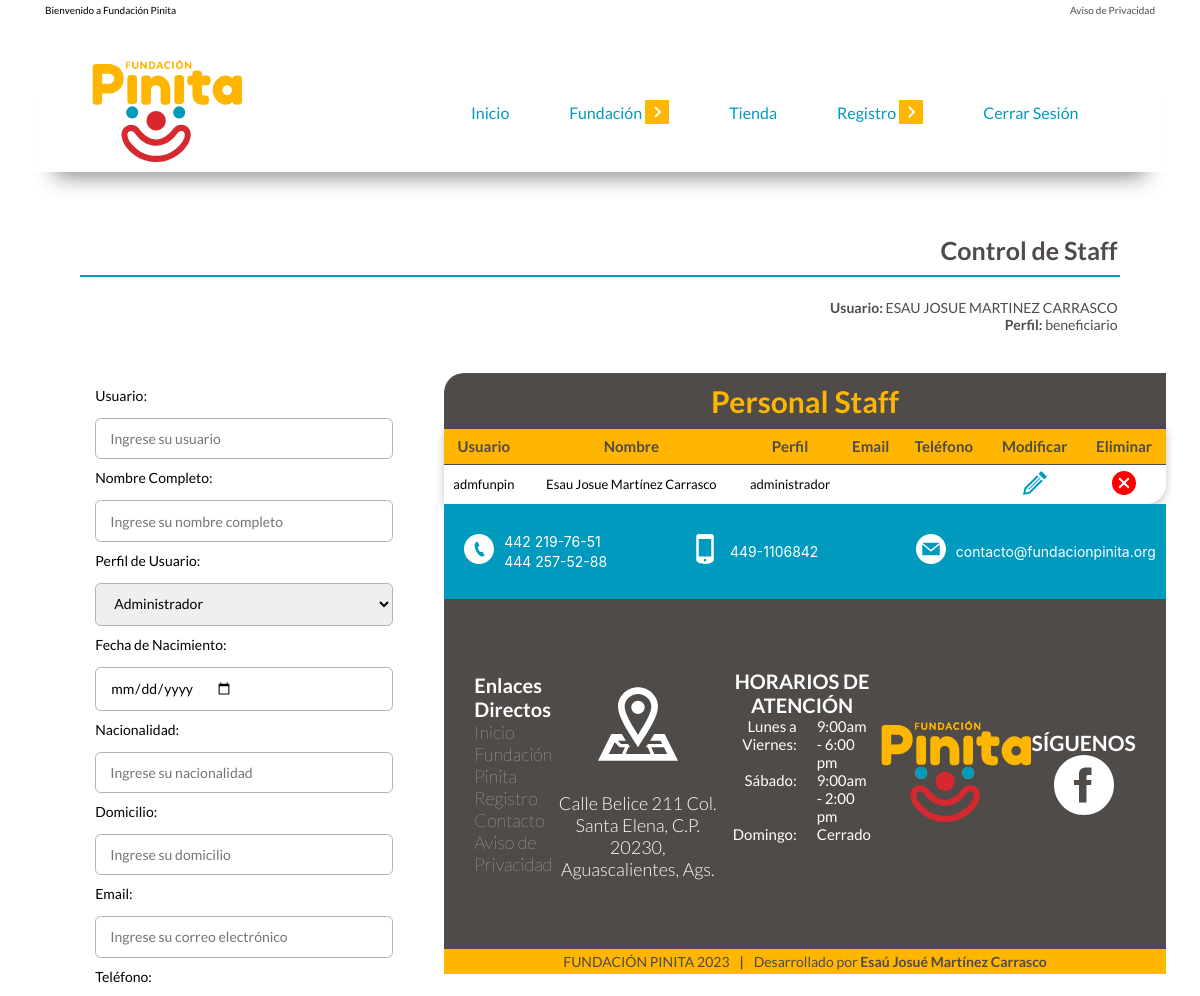
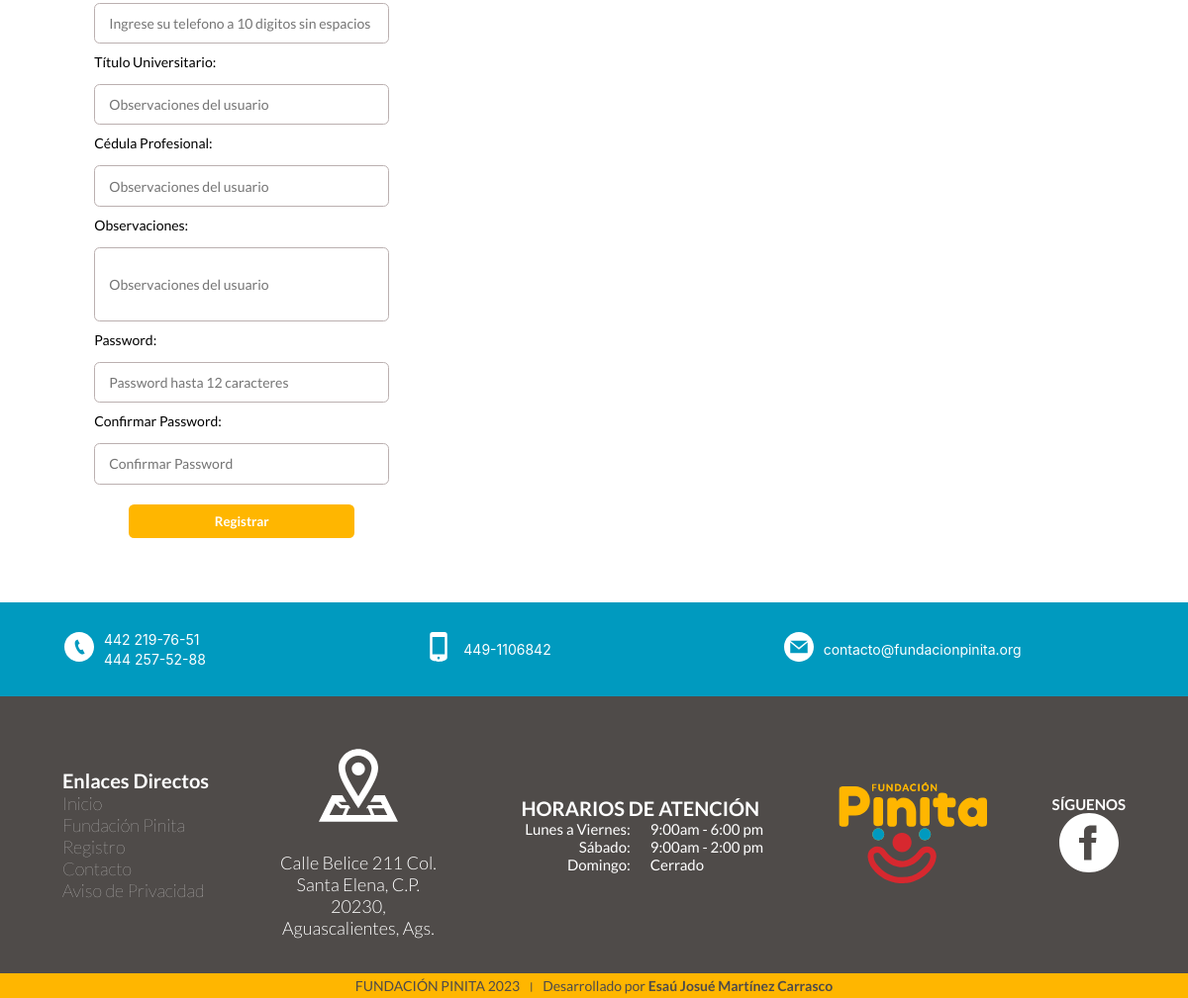
The app's page /ctrl_staff.php (signed in) with its own data (2 pictures, top to bottom).
### tables this page shows
CREATE TABLE `staff` (
  `id_staff` varchar(12) NOT NULL,
  `password` varchar(12) NOT NULL,
  `nombre` varchar(80) NOT NULL,
  `perfil` varchar(20) NOT NULL,
  `direccion` varchar(120) NOT NULL,
  `email` varchar(40) NOT NULL,
  `telefono` varchar(10) NOT NULL,
  `fecha_nacimiento` date NOT NULL,
  `nacionalidad` varchar(40) NOT NULL,
  `observaciones` varchar(180) NOT NULL,
  `titulo_universitario` varchar(80) NOT NULL,
  `cedula` varchar(20) NOT NULL
);

### ctrl_staff.php (the view, shortened to what this page needs)
<?php
if(!isset($_SESSION['usuario'])){
    header('Location: login.php');
}elseif(isset($_SESSION['usuario'])){
include 'components/head.php';
include './model/conexion.php'
?>
 <div class="title__box">
    <h2 class="title__box__title">Control de Staff</h2>
    <div class="title__box__usr">
        <p class="title__box__usr-name"><strong>Usuario:</strong>  <?php  echo $_SESSION['nombreUsr'] ?></p>
        <p class="title__box__usr-perfil"><strong>Perfil:</strong> <?php  echo $_SESSION['perfilUsr'] ?></p>
    </div>
</div>
<div class="content">
    <div class="content__form">
        <form action="insert_staff.php" class="content__form" method="POST">
        <div class="content__form__box">
            <label class="content__form__box-label" for="txtUser">Usuario: </label>
            <input type="text" placeholder="Ingrese su usuario" name="staff_usuario" class="content__form__box-input" id="txtUser" required maxlength="12">
        </div>
        <div class="content__form__box">
            <label class="content__form__box-label" for="txtNombre">Nombre Completo: </label>
            <input type="text" placeholder="Ingrese su nombre completo" name="staff_nombre" class="content__form__box-input" id="txtNombre" required>
        </div>
        <div class="content__form__box">
            <label class="content__form__box-label" for="selectTipoUser"">Perfil de Usuario: </label>
            <select name="staff_perfilUsuario" class="content__form__box-input" id="selectTipoUser">
                <option value="administrador">Administrador</option>
            </select>
        </div>
        <div class="content__form__box">
            <label class="content__form__box-label" for="txtfnacimiento">Fecha de Nacimiento: </label>
            <input type="date" placeholder="Ingrese la fecha de nacimiento" name="staff_fnacimiento" class="content__form__box-input" id="txtfnacimiento" required>
        </div>
        <div class="content__form__box">
            <label class="content__form__box-label" for="txtNacionalidad">Nacionalidad: </label>
            <input type="text" placeholder="Ingrese su nacionalidad" name="staff_nacionalidad" class="content__form__box-input" id="txtNacionalidad" required>
        </div>
        <div class="content__form__box">
            <label class="content__form__box-label" for="txtDomicilio">Domicilio: </label>
            <input type="text" placeholder="Ingrese su domicilio" name="staff_domicilio" class="content__form__box-input" id="txtDomicilio" required>
        </div>
        <div class="content__form__box">
            <label class="content__form__box-label" for="txtDomicilio">Email: </label>
            <input type="email" placeholder="Ingrese su correo electrónico" name="staff_email" class="content__form__box-input" id="txtDomicilio" required>
        </div>
        <div class="content__form__box">
            <label class="content__form__box-label" for="txtTelefono">Teléfono: </label>
            <input type="tel" placeholder="Ingrese su telefono a 10 digitos sin espacios" name="staff_telefono" class="content__form__box-input" id="txtTelefono" required maxlength="10">
        </div>
        <div class="content__form__box">
            <label class="content__form__box-label" for="txtObservaciones">Título Universitario: </label>
            <input type="text" placeholder="Observaciones del usuario" name="staff_TituloUniversitario" class="content__form__box-input" id="txtTituloUniversitario" required>
        </div>
        <div class="content__form__box">
            <label class="content__form__box-label" for="txtObservaciones">Cédula Profesional: </label>
            <input type="text" placeholder="Observaciones del usuario" name="staff_cedula" class="content__form__box-input" id="txtCedula" required>
        </div>
        <div class="content__form__box">
            <label class="content__form__box-label" for="txtObservaciones">Observaciones: </label>
            <input type="text" placeholder="Observaciones del usuario" name="staff_Observaciones" class="content__form__box-input input-observaciones" id="txtObservaciones" required>
        </div>
        <div class="content__form__box">
            <label class="content__form__box-label" for="txtPass1">Password: </label>
            <input type="password" placeholder="Password hasta 12 caracteres" name="password1" class="content__form__box-input" id="txtPass1" required maxlength="12">
        </div>
        <div class="content__form__box">
            <label class="content__form__box-label" for="txtPass2">Confirmar Password: </label>
            <input type="password" placeholder="Confirmar Password" name="password2" class="content__form__box-input" id="txtPass2" required maxlength="12">
        </div>
        <div class="content__form__box">
            <button type="submit" value="" class="content__form__box-cta">Registrar</button>
        </div>
        </form>
    </div>
  <div class="content__list">
    <?php
    $consulta = $bd->query("SELECT id_staff, nombre, perfil, email, telefono FROM staff ORDER BY id_staff");
      $staff = $consulta->fetchAll(PDO::FETCH_OBJ);
    ?>
    <section class="content__list__section">
      <h3>Personal Staff</h3>
        <?php
        if(!$staff){
            echo 'No existen personal de staff ';
        }else{
            ?>
          <table class="content__list__section-table">
              <thead>
                  <tr>
                  <th>Usuario</th>
                  <th>Nombre</th>
                  <th>Perfil</th>
                  <th>Email</th>
                  <th>Teléfono</th>
                  <th>Modificar</th>
                  <th>Eliminar</th>
                  </tr>
              </thead>
              <?php
                foreach ($staff as $dato){
                    ?>
                    <tbody>
                        <tr>
                            <td><?php echo $dato->id_staff ?></td>
                            <td><?php echo $dato->nombre ?></td>
                            <td><?php echo $dato->perfil ?></td>
                            <td><?php echo $dato->email ?></td>
                            <td><?php echo $dato->telefono ?></td>
                            <td><a href="editStaff.php?id=<?php echo $dato->id_staff?>"><img src="/images/edit.svg" alt=""></a></td>
                            <td><a href="deleteStaff.php?id=<?php echo $dato->id_staff?>"><img src="/images/delete.svg" alt=""></a></td>
                        </tr>
                    </tbody>
                <?php
                  }
                ?>
            </table>
      </section>
        <?php
          }
          ?>
        <?php
          include 'footer.php';
        ?>
<?php
}else{
    echo "Error en el Sistema";
}
include './components/footer.php';
?>

### css/style.css (style rules this page uses)
* { -webkit-box-sizing: border-box; box-sizing: border-box; margin: 0; padding: 0; }
html { font-size: 62.5%; }
.title__box { max-width: 1110px; display: -webkit-box; display: -ms-flexbox; display: flex; -webkit-box-orient: vertical; -webkit-box-direction: normal; -ms-flex-direction: column; flex-direction: column; color: #4F4B49; }
.title__box__title { border-bottom: 2px solid #009abf; width: 300px; text-align: right; padding: 10px 2px; font-size: 2.5rem; margin: 0px auto; }
.title__box__usr { text-align: right; padding: 10px 2px; font-size: 1.4rem; margin: 2px auto; }
.content { max-width: 1110px; margin: 10px auto; display: -webkit-box; display: -ms-flexbox; display: flex; -webkit-box-pack: center; -ms-flex-pack: center; justify-content: center; -webkit-box-pack: justify; -ms-flex-pack: justify; justify-content: space-between; -webkit-box-align: center; -ms-flex-align: center; align-items: center; gap: 10px; font-size: 1.4rem; }
.content__list { display: none; }
.content__list__section { width: 100%; display: -webkit-box; display: -ms-flexbox; display: flex; -webkit-box-orient: vertical; -webkit-box-direction: normal; -ms-flex-direction: column; flex-direction: column; }
.content__list__section h3 { text-align: center; font-size: 1.6rem; color: #ffb600; margin: 30px; }
.content__list__section-table { border-collapse: collapse; -webkit-box-shadow: rgba(0, 0, 0, 0.24) 0px 3px 8px; box-shadow: rgba(0, 0, 0, 0.24) 0px 3px 8px; margin: 10px; padding: 10px; }
.content__list__section-table thead { background-color: #ffb600; height: 35px; text-align: center; font-size: 1.5rem; font-weight: 800; color: #4F4B49; padding: 10px; }
.content__list__section-table thead tr th { padding: 5px; }
.content__list__section-table tbody { text-align: center; font-size: 1.3rem; padding: 20px; }
.content__list__section-table tbody tr { height: 40px; }
.content__list__section-table tbody tr td { border-top: 1px solid #4F4B49; height: 40px; }
.content__form { width: 95%; border-radius: 1em; padding: 0.5em 1.5em; }
.content__form .input-observaciones { height: 75px; vertical-align: super; }
.content__form__box { width: 100%; display: -ms-grid; display: grid; gap: 1em; grid-auto-columns: 100%; margin: 10px; }
.content__form__box-label { font-size: 1.4rem; }
.content__form__box-input { font-family: inherit; font-size: 1.4rem; padding: 0.8em 1em; outline: none; border: none; border: 1px solid #bbb0b0; border-radius: 0.4em; display: -webkit-box; display: -ms-flexbox; display: flex; -webkit-box-align: start; -ms-flex-align: start; align-items: flex-start; }
.content__form__box ::placeholder { font-size: 1.4rem; }
.content__form__box-cta { font-family: inherit; background-color: #ffb600; color: #ffffff; border: none; font-weight: 300; padding: 0.7em 0; border-radius: 0.4em; cursor: pointer; font-weight: 600; margin: 10px 35px; }
.content__form__box select { font-size: 1.4rem; margin: 0; }
.content__form__box select option { font-size: 1.6rem; }

### css/tablet.css (style rules this page uses)
* { -webkit-box-sizing: border-box; box-sizing: border-box; margin: 0; padding: 0; }
html { font-size: 62.5%; }
.title__box { max-width: 1110px; display: -webkit-box; display: -ms-flexbox; display: flex; -webkit-box-orient: vertical; -webkit-box-direction: normal; -ms-flex-direction: column; flex-direction: column; -webkit-box-align: end; -ms-flex-align: end; align-items: flex-end; }
.title__box__title { color: #4F4B49; border-bottom: 2px solid #009abf; text-align: right; padding: 10px 2px; font-size: 2.5rem; margin: 10px auto; width: 95%; }
.title__box__usr { text-align: right; padding: 10px 2px; font-size: 1.4rem; margin: 2px auto; width: 95%; }
.content { display: -webkit-box; display: -ms-flexbox; display: flex; -webkit-box-orient: vertical; -webkit-box-direction: normal; -ms-flex-direction: column; flex-direction: column; margin-bottom: 45px; }
.content__list { display: block; margin-top: 0; width: 65%; }
.content__list__section h3 { font-size: 3rem; margin: 10px 0 0 0; background-color: #4F4B49; padding: 10px; border-radius: 20px 0 0 0; }
.content__list__section-table { margin: 0px auto; width: 100%; border-radius: 0 0 20px 0; }
.content__form { margin: 0 auto; padding-bottom: 0; }

### css/menu.css (style rules this page uses)
* { -webkit-box-sizing: border-box; box-sizing: border-box; margin: 0; padding: 0; }
html { font-size: 62.5%; }

### css/table.css (style rules this page uses)
* { -webkit-box-sizing: border-box; box-sizing: border-box; margin: 0; padding: 0; }
html { font-size: 62.5%; }

### records on screen
staff: id_staff "admfunpin", nombre "Esau Josue Martínez Carrasco", perfil "administrador"

### other values on screen
$_SESSION['nombreUsr'] "ESAU JOSUE MARTINEZ CARRASCO"
$_SESSION['perfilUsr'] "beneficiario"
